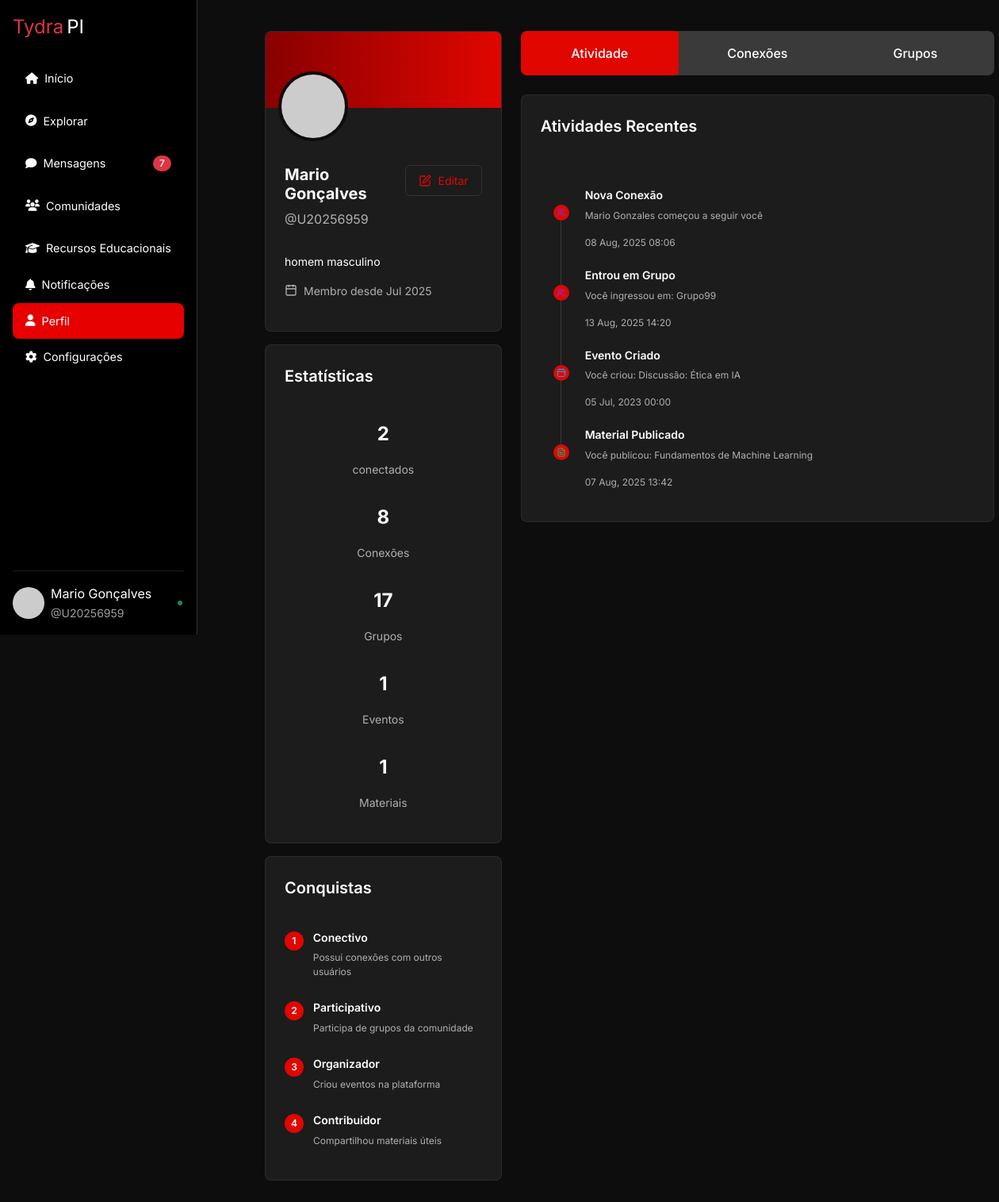
The app's page /perfil.php (signed in) with its own data.
### tables this page shows
CREATE TABLE `usuario` (
  `idusuario` int(10) UNSIGNED NOT NULL,
  `matricula` varchar(20) NOT NULL,
  `idade` tinyint(3) UNSIGNED NOT NULL,
  `foto` varchar(255) DEFAULT NULL,
  `email` varchar(100) NOT NULL,
  `nome` varchar(80) NOT NULL,
  `senha` varchar(255) NOT NULL,
  `data_criacao` datetime NOT NULL DEFAULT current_timestamp(),
  `status` enum('ativo','inativo') NOT NULL DEFAULT 'ativo',
  `criado_em` datetime NOT NULL DEFAULT current_timestamp(),
  `atualizado_em` datetime NOT NULL DEFAULT current_timestamp() ON UPDATE current_timestamp(),
  `admin` tinyint(1) NOT NULL DEFAULT 0
);

CREATE TABLE `usuario_config` (
  `id` int(11) NOT NULL,
  `usuario_id` int(10) UNSIGNED NOT NULL,
  `bio` text DEFAULT NULL,
  `telefone` varchar(20) DEFAULT NULL,
  `created_at` timestamp NOT NULL DEFAULT current_timestamp(),
  `updated_at` timestamp NOT NULL DEFAULT current_timestamp() ON UPDATE current_timestamp()
);

### perfil.php (the view, shortened to what the rows shown need)
<?php
require 'includes/conexao.php';
$usuarioAtualId = isset($_SESSION['usuario_id']) ? $_SESSION['usuario_id'] : 0;
require 'functions/perfil_functions.php';
$usuario = buscarUsuario($pdo, $usuarioAtualId);
$config = buscarConfigUsuario($pdo, $usuarioAtualId);
?>
<!DOCTYPE html>
<html lang="pt-BR">
<head>
    <?php include 'includes/header.php' ?>
</head>
<body>
    <div class="perfil-body content-wrapper">
        <div class="perfil-container perfil-animate-fade-in">
            <div class="perfil-flex perfil-flex-col perfil-md-flex-row perfil-gap-6">
                <div class="perfil-w-full perfil-md-w-1-3 perfil-space-y-4">
                    <div class="perfil-card perfil-overflow-hidden">
                        <div class="perfil-card-content perfil-pt-0 perfil-relative">
                            <div class="perfil-pt-12 perfil-pb-4">
                                <div class="perfil-flex perfil-justify-between perfil-items-start">
                                    <div>
                                        <h2 class="perfil-name"><?= htmlspecialchars($usuario['nome']) ?></h2>
                                        <p class="perfil-username">@<?= htmlspecialchars($usuario['matricula']) ?></p>
                                    </div>
                                    <button class="perfil-btn-outline" onclick="location.href='configuracao.php'">
                                    </button>
                                </div>
                                <p class="perfil-mt-4 perfil-bio">
                                    <?= !empty($config['bio']) ? htmlspecialchars($config['bio']) : 'Nenhuma biografia fornecida' ?>
                                </p>
                                <div class="perfil-flex perfil-items-center perfil-mt-4 perfil-text-gray perfil-text-sm">
                                    <i data-lucide="calendar" class="perfil-icon-sm perfil-mr-2"></i>
                                    <span>Membro desde <?= date('M Y', strtotime($usuario['criado_em'])) ?></span>
                                </div>
                            </div>
                        </div>
                    </div>
                </div>
            </div>
        </div>
    </div>
</body>
</html>

### records on screen
usuario: nome "Mario Gonçalves", matricula "U20256959", criado_em "Jul 2025"
usuario_config: bio "homem masculino"

### other values on screen
$menu['label'] "Recursos Educacionais"
$menu['label'] "Notificações"
$usuarioNome "Mario Gonçalves"
$usuarioMatricula "U20256959"
$estatisticas['conectados'] "2"
$estatisticas['conexoes'] "8"
$estatisticas['grupos'] "17"
$estatisticas['eventos'] "1"
$estatisticas['materiais'] "1"
$atividade['titulo'] "Nova Conexão"
$atividade['descricao'] "Mario Gonzales começou a seguir você"
date('d M, Y H:i', strtotime($atividade['data'])) "08 Aug, 2025 08:06"
$atividade['titulo'] "Entrou em Grupo"
$atividade['descricao'] "Você ingressou em: Grupo99"
date('d M, Y H:i', strtotime($atividade['data'])) "13 Aug, 2025 14:20"
